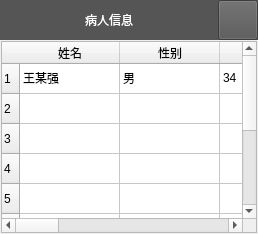
     <widget class="QWidget" name="paintionWidget">
      <layout class="QVBoxLayout" name="verticalLayout_5" stretch="0,0">
       <property name="spacing">
        <number>0</number>
       </property>
       <property name="leftMargin">
        <number>0</number>
       </property>
       <property name="topMargin">
        <number>0</number>
       </property>
       <property name="rightMargin">
        <number>0</number>
       </property>
       <property name="bottomMargin">
        <number>0</number>
       </property>
       <item>
        <widget class="QWidget" name="widget_3" native="true">
         <property name="styleSheet">
          <string notr="true">background-color: rgb(85, 85, 85);</string>
         </property>
         <layout class="QHBoxLayout" name="horizontalLayout_8">
          <property name="spacing">
           <number>0</number>
          </property>
          <property name="leftMargin">
           <number>0</number>
          </property>
          <property name="topMargin">
           <number>0</number>
          </property>
          <property name="rightMargin">
           <number>0</number>
          </property>
          <property name="bottomMargin">
           <number>0</number>
          </property>
          <item alignment="Qt::AlignHCenter">
           <widget class="QLabel" name="label_2">
            <property name="palette">
             <palette>
              <active>
               <colorrole role="WindowText">
                <brush brushstyle="SolidPattern">
                 <color alpha="255">
                  <red>255</red>
                  <green>255</green>
                  <blue>255</blue>
                 </color>
                </brush>
               </colorrole>
               <colorrole role="Button">
                <brush brushstyle="SolidPattern">
                 <color alpha="255">
                  <red>85</red>
                  <green>85</green>
                  <blue>85</blue>
                 </color>
                </brush>
               </colorrole>
               <colorrole role="Base">
                <brush brushstyle="SolidPattern">
                 <color alpha="255">
                  <red>85</red>
                  <green>85</green>
                  <blue>85</blue>
                 </color>
                </brush>
               </colorrole>
               <colorrole role="Window">
                <brush brushstyle="SolidPattern">
                 <color alpha="255">
                  <red>85</red>
                  <green>85</green>
                  <blue>85</blue>
                 </color>
                </brush>
               </colorrole>
              </active>
              <inactive>
               <colorrole role="WindowText">
                <brush brushstyle="SolidPattern">
                 <color alpha="255">
                  <red>255</red>
                  <green>255</green>
                  <blue>255</blue>
                 </color>
                </brush>
               </colorrole>
               <colorrole role="Button">
                <brush brushstyle="SolidPattern">
                 <color alpha="255">
                  <red>85</red>
                  <green>85</green>
                  <blue>85</blue>
                 </color>
                </brush>
               </colorrole>
               <colorrole role="Base">
                <brush brushstyle="SolidPattern">
                 <color alpha="255">
                  <red>85</red>
                  <green>85</green>
                  <blue>85</blue>
                 </color>
                </brush>
               </colorrole>
               <colorrole role="Window">
                <brush brushstyle="SolidPattern">
                 <color alpha="255">
                  <red>85</red>
                  <green>85</green>
                  <blue>85</blue>
                 </color>
                </brush>
               </colorrole>
              </inactive>
              <disabled>
               <colorrole role="WindowText">
                <brush brushstyle="SolidPattern">
                 <color alpha="255">
                  <red>120</red>
                  <green>120</green>
                  <blue>120</blue>
                 </color>
                </brush>
               </colorrole>
               <colorrole role="Button">
                <brush brushstyle="SolidPattern">
                 <color alpha="255">
                  <red>85</red>
                  <green>85</green>
                  <blue>85</blue>
                 </color>
                </brush>
               </colorrole>
               <colorrole role="Base">
                <brush brushstyle="SolidPattern">
                 <color alpha="255">
                  <red>85</red>
                  <green>85</green>
                  <blue>85</blue>
                 </color>
                </brush>
               </colorrole>
               <colorrole role="Window">
                <brush brushstyle="SolidPattern">
                 <color alpha="255">
                  <red>85</red>
                  <green>85</green>
                  <blue>85</blue>
                 </color>
                </brush>
               </colorrole>
              </disabled>
             </palette>
            </property>
            <property name="text">
             <string>病人信息</string>
            </property>
           </widget>
          </item>
          <item>
           <widget class="QToolButton" name="paitentionExitBtn">
            <property name="sizePolicy">
             <sizepolicy hsizetype="Fixed" vsizetype="Fixed">
              <horstretch>0</horstretch>
              <verstretch>0</verstretch>
             </sizepolicy>
            </property>
            <property name="minimumSize">
             <size>
              <width>40</width>
              <height>40</height>
             </size>
            </property>
            <property name="maximumSize">
             <size>
              <width>16777215</width>
              <height>16777215</height>
             </size>
            </property>
            <property name="styleSheet">
             <string notr="true">border-image: url(:/image/exit.png);</string>
            </property>
            <property name="text">
             <string/>
            </property>
           </widget>
          </item>
         </layout>
        </widget>
       </item>
       <item>
        <widget class="QWidget" name="widget_4" native="true">
         <layout class="QVBoxLayout" name="verticalLayout_6">
          <property name="spacing">
           <number>1</number>
          </property>
          <property name="leftMargin">
           <number>1</number>
          </property>
          <property name="topMargin">
           <number>1</number>
          </property>
          <property name="rightMargin">
           <number>1</number>
          </property>
          <property name="bottomMargin">
           <number>1</number>
          </property>
          <item>
           <widget class="QTableWidget" name="tableWidget">
            <property name="cursor" stdset="0">
             <cursorShape>OpenHandCursor</cursorShape>
            </property>
            <property name="autoFillBackground">
             <bool>true</bool>
            </property>
            <property name="styleSheet">
             <string notr="true">font: 9pt &quot;叶根友毛笔行书2.0版&quot;;</string>
            </property>
            <row>
             <property name="text">
              <string>1</string>
             </property>
            </row>
            <row>
             <property name="text">
              <string>2</string>
             </property>
            </row>
            <row>
             <property name="text">
              <string>3</string>
             </property>
            </row>
            <row>
             <property name="text">
              <string>4</string>
             </property>
            </row>
            <row>
             <property name="text">
              <string>5</string>
             </property>
            </row>
            <row>
             <property name="text">
              <string>6</string>
             </property>
            </row>
            <row>
             <property name="text">
              <string>7</string>
             </property>
            </row>
            <row>
             <property name="text">
              <string>8</string>
             </property>
            </row>
            <row>
             <property name="text">
              <string>9</string>
             </property>
            </row>
            <row>
             <property name="text">
              <string>10</string>
             </property>
            </row>
            <column>
             <property name="text">
              <string>姓名</string>
             </property>
            </column>
            <column>
             <property name="text">
              <string>性别</string>
             </property>
            </column>
            <column>
             <property name="text">
              <string>年龄</string>
             </property>
            </column>
            <column>
             <property name="text">
              <string>出生日期</string>
             </property>
            </column>
            <column>
             <property name="text">
              <string>病人类型</string>
             </property>
            </column>
            <column>
             <property name="text">
              <string>房号</string>
             </property>
            </column>
            <column>
             <property name="text">
              <string>床号</string>
             </property>
            </column>
            <column>
             <property name="text">
              <string>挂号号码</string>
             </property>
            </column>
            <column>
             <property name="text">
              <string>科室</string>
             </property>
            </column>
            <column>
             <property name="text">
              <string>病例号</string>
             </property>
            </column>
            <item row="0" column="0">
             <property name="text">
              <string>王某强</string>
             </property>
            </item>
            <item row="0" column="1">
             <property name="text">
              <string>男</string>
             </property>
            </item>
            <item row="0" column="2">
             <property name="text">
              <string>34</string>
             </property>
            </item>
            <item row="0" column="3">
             <property name="text">
              <string>1976-2-20</string>
             </property>
            </item>
            <item row="0" column="4">
             <property name="text">
              <string>成人</string>
             </property>
            </item>
            <item row="0" column="5">
             <property name="text">
              <string>02</string>
             </property>
            </item>
            <item row="0" column="6">
             <property name="text">
              <string>23</string>
             </property>
            </item>
            <item row="0" column="7">
             <property name="text">
              <string>44522</string>
             </property>
            </item>
            <item row="0" column="8">
             <property name="text">
              <string>2A</string>
             </property>
            </item>
            <item row="0" column="9">
             <property name="text">
              <string>4456899</string>
             </property>
            </item>
           </widget>
          </item>
         </layout>
        </widget>
       </item>
      </layout>
     </widget>
